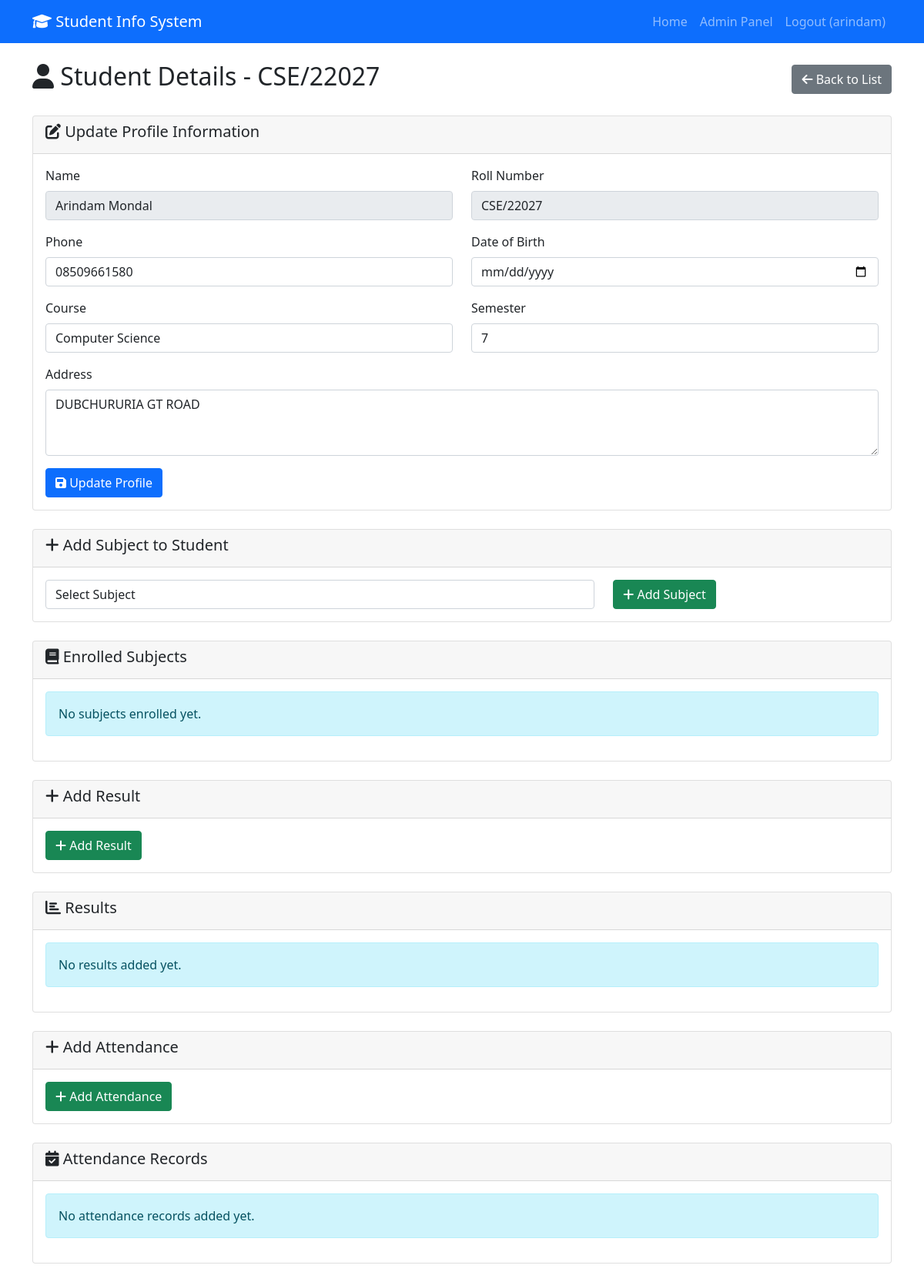
The page /admin-panel/student/2/ (signed in) on the database its author committed.
### main/models.py (models this page shows, shortened)
class StudentProfile(models.Model):
    user = models.OneToOneField(User, on_delete=models.CASCADE)
    roll_number = models.CharField(max_length=20, unique=True)
    phone = models.CharField(max_length=15, blank=True, null=True)
    address = models.TextField(blank=True, null=True)
    date_of_birth = models.DateField(blank=True, null=True)
    course = models.CharField(max_length=100, blank=True, null=True)
    semester = models.IntegerField(blank=True, null=True)
    profile_completed = models.BooleanField(default=False)
    created_at = models.DateTimeField(auto_now_add=True)
    updated_at = models.DateTimeField(auto_now=True)

### main/views.py (the view)
# urls.py: path('admin-panel/student/<int:student_id>/', views.student_detail, name='student_detail'),
@user_passes_test(is_staff_or_superuser)
def student_detail(request, student_id):
    student = get_object_or_404(StudentProfile, id=student_id)
    if request.method == 'POST':
        profile_form = StudentProfileForm(request.POST, instance=student)
        if profile_form.is_valid():
            student_profile = profile_form.save(commit=False)
            student_profile.profile_completed = True
            student_profile.save()
            messages.success(request, 'Student profile updated successfully!')
            return redirect('student_detail', student_id=student.id)
    else:
        profile_form = StudentProfileForm(instance=student)
    subjects = StudentSubject.objects.filter(student=student).select_related('subject')
    results = Result.objects.filter(student=student).select_related('subject')
    attendance_records = Attendance.objects.filter(student=student).select_related('subject')
    context = {
        'student': student,
        'profile_form': profile_form,
        'subjects': subjects,
        'results': results,
        'attendance_records': attendance_records,
        'all_subjects': Subject.objects.all(),
    }
    return render(request, 'admin_panel/student_detail.html', context)

### main/forms.py
class StudentProfileForm(forms.ModelForm):
    class Meta:
        model = StudentProfile
        fields = ['phone', 'address', 'date_of_birth', 'course', 'semester']
        widgets = {
            'date_of_birth': forms.DateInput(attrs={'type': 'date', 'class': 'form-control'}),
            'address': forms.Textarea(attrs={'rows': 3, 'class': 'form-control'}),
            'phone': forms.TextInput(attrs={'class': 'form-control'}),
            'course': forms.TextInput(attrs={'class': 'form-control'}),
            'semester': forms.NumberInput(attrs={'class': 'form-control'}),
        }

### main/views.py (called while the page is built)
def is_staff_or_superuser(user):
    return user.is_staff or user.is_superuser

### main/templates/admin_panel/student_detail.html (shortened to what this page needs)
{% extends 'base.html' %}
{% block content %}
<div class="row">
    <div class="col-md-12">
        <div class="d-flex justify-content-between align-items-center mb-4">
            <h2><i class="fas fa-user"></i> Student Details - {{ student.roll_number }}</h2>
            <a href="{% url 'student_list' %}" class="btn btn-secondary">
                <i class="fas fa-arrow-left"></i> Back to List
            </a>
        </div>
    </div>
</div>
<div class="row mb-4">
    <div class="col-md-12">
        <div class="card">
            <div class="card-header">
                <h5><i class="fas fa-edit"></i> Update Profile Information</h5>
            </div>
            <div class="card-body">
                <form method="post">
                    <div class="row">
                        <div class="col-md-6 mb-3">
                            <label class="form-label">Name</label>
                            <input type="text" class="form-control" value="{{ student.user.get_full_name }}" readonly>
                        </div>
                        <div class="col-md-6 mb-3">
                            <label class="form-label">Roll Number</label>
                            <input type="text" class="form-control" value="{{ student.roll_number }}" readonly>
                        </div>
                    </div>
                    <div class="row">
                        <div class="col-md-6 mb-3">
                            <label class="form-label">Phone</label>
                            {{ profile_form.phone }}
                        </div>
                        <div class="col-md-6 mb-3">
                            <label class="form-label">Date of Birth</label>
                            {{ profile_form.date_of_birth }}
                        </div>
                    </div>
                    <div class="row">
                        <div class="col-md-6 mb-3">
                            <label class="form-label">Course</label>
                            {{ profile_form.course }}
                        </div>
                        <div class="col-md-6 mb-3">
                            <label class="form-label">Semester</label>
                            {{ profile_form.semester }}
                        </div>
                    </div>
                    <div class="mb-3">
                        <label class="form-label">Address</label>
                        {{ profile_form.address }}
                    </div>
                    <button type="submit" class="btn btn-primary">
                        <i class="fas fa-save"></i> Update Profile
                    </button>
                </form>
            </div>
        </div>
    </div>
</div>
<div class="row mb-4">
    <div class="col-md-12">
        <div class="card">
            <div class="card-header">
                <h5><i class="fas fa-plus"></i> Add Subject to Student</h5>
            </div>
            <div class="card-body">
                <form method="post" action="{% url 'add_subject_to_student' student.id %}">
                    <div class="row">
                        <div class="col-md-8">
                            <select name="subject_id" class="form-control" required>
                                <option value="">Select Subject</option>
                            </select>
                        </div>
                        <div class="col-md-4">
                            <button type="submit" class="btn btn-success">
                                <i class="fas fa-plus"></i> Add Subject
                            </button>
                        </div>
                    </div>
                </form>
            </div>
        </div>
    </div>
</div>
<div class="row mb-4">
    <div class="col-md-12">
        <div class="card">
            <div class="card-header">
                <h5><i class="fas fa-book"></i> Enrolled Subjects</h5>
            </div>
            <div class="card-body">
                {% if subjects %}
                    <div class="table-responsive">
                        <table class="table table-striped">
                            <thead>
                                <tr>
                                    <th>Subject Code</th>
                                    <th>Subject Name</th>
                                    <th>Credits</th>
                                    <th>Enrolled Date</th>
                                </tr>
                            </thead>
                            <tbody>
                                {% for subject_enrollment in subjects %}
                                <tr>
                                    <td>{{ subject_enrollment.subject.code }}</td>
                                    <td>{{ subject_enrollment.subject.name }}</td>
                                    <td>{{ subject_enrollment.subject.credits }}</td>
                                    <td>{{ subject_enrollment.enrolled_date }}</td>
                                </tr>
                                {% endfor %}
                            </tbody>
                        </table>
                    </div>
                {% else %}
                    <div class="alert alert-info">No subjects enrolled yet.</div>
                {% endif %}
            </div>
        </div>
    </div>
</div>
<div class="row mb-4">
    <div class="col-md-12">
        <div class="card">
            <div class="card-header">
                <h5><i class="fas fa-plus"></i> Add Result</h5>
            </div>
            <div class="card-body">
                <form method="post" action="{% url 'add_result' student.id %}">
                    <button type="submit" class="btn btn-success">
                        <i class="fas fa-plus"></i> Add Result
                    </button>
                </form>
            </div>
        </div>
    </div>
</div>
<div class="row mb-4">
    <div class="col-md-12">
        <div class="card">
            <div class="card-header">
                <h5><i class="fas fa-chart-bar"></i> Results</h5>
            </div>
            <div class="card-body">
                {% if results %}
                    <div class="table-responsive">
                        <table class="table table-striped">
                            <thead>
                                <tr>
                                    <th>Subject</th>
                                    <th>Exam Type</th>
                                    <th>Marks</th>
                                    <th>Grade</th>
                                    <th>Date</th>
                                </tr>
                            </thead>
                            <tbody>
                                {% for result in results %}
                                <tr>
                                    <td>{{ result.subject.name }}</td>
                                    <td>{{ result.exam_type }}</td>
                                    <td>{{ result.marks_obtained }}/{{ result.total_marks }}</td>
                                    <td>
                                        <span class="badge {% if result.grade == 'A+' or result.grade == 'A' %}bg-success{% elif result.grade == 'B+' or result.grade == 'B' %}bg-warning{% else %}bg-danger{% endif %}">
                                            {{ result.grade }}
                                        </span>
                                    </td>
                                    <td>{{ result.exam_date }}</td>
                                </tr>
                                {% endfor %}
                            </tbody>
                        </table>
                    </div>
                {% else %}
                    <div class="alert alert-info">No results added yet.</div>
                {% endif %}
            </div>
        </div>
    </div>
</div>
<div class="row mb-4">
    <div class="col-md-12">
        <div class="card">
            <div class="card-header">
                <h5><i class="fas fa-plus"></i> Add Attendance</h5>
            </div>
            <div class="card-body">
                <form method="post" action="{% url 'add_attendance' student.id %}">
                    <button type="submit" class="btn btn-success">
                        <i class="fas fa-plus"></i> Add Attendance
                    </button>
                </form>
            </div>
        </div>
    </div>
</div>
<div class="row mb-4">
    <div class="col-md-12">
        <div class="card">
            <div class="card-header">
                <h5><i class="fas fa-calendar-check"></i> Attendance Records</h5>
            </div>
            <div class="card-body">
                {% if attendance_records %}
                    <div class="table-responsive">
                        <table class="table table-striped">
                            <thead>
                                <tr>
                                    <th>Subject</th>
                                    <th>Month</th>
                                    <th>Year</th>
                                    <th>Attended</th>
                                    <th>Total</th>
                                    <th>Percentage</th>
                                </tr>
                            </thead>
                            <tbody>
                                {% for attendance in attendance_records %}
                                <tr>
                                    <td>{{ attendance.subject.name }}</td>
                                    <td>{{ attendance.month }}</td>
                                    <td>{{ attendance.year }}</td>
                                    <td>{{ attendance.classes_attended }}</td>
                                    <td>{{ attendance.total_classes }}</td>
                                    <td>
                                        <span class="badge {% if attendance.attendance_percentage >= 80 %}bg-success{% elif attendance.attendance_percentage >= 60 %}bg-warning{% else %}bg-danger{% endif %}">
                                            {{ attendance.attendance_percentage }}%
                                        </span>
                                    </td>
                                </tr>
                                {% endfor %}
                            </tbody>
                        </table>
                    </div>
                {% else %}
                    <div class="alert alert-info">No attendance records added yet.</div>
                {% endif %}
            </div>
        </div>
    </div>
</div>
{% endblock %}

### main/templates/base.html (shortened to what this page needs)
<!DOCTYPE html>
<html lang="en">
<head>
    <link href="https://cdn.jsdelivr.net/npm/bootstrap@5.1.3/dist/css/bootstrap.min.css" rel="stylesheet">
    <link href="https://cdnjs.cloudflare.com/ajax/libs/font-awesome/6.0.0/css/all.min.css" rel="stylesheet">
</head>
<body>
    <nav class="navbar navbar-expand-lg navbar-dark bg-primary">
        <div class="container">
            <a class="navbar-brand" href="{% url 'home' %}">
                <i class="fas fa-graduation-cap"></i> Student Info System
            </a>
            <div class="navbar-nav ms-auto">
                <a class="nav-link" href="{% url 'home' %}">Home</a>
                {% if user.is_authenticated %}
                    {% if user.is_staff or user.is_superuser %}
                        <a class="nav-link" href="{% url 'admin_dashboard' %}">Admin Panel</a>
                    {% else %}
                        <a class="nav-link" href="{% url 'student_dashboard' %}">Dashboard</a>
                    {% endif %}
                    <a class="nav-link" href="#" onclick="handleLogout(event)">Logout ({{ user.username }})</a>
                {% else %}
                    <a class="nav-link" href="{% url 'student_login' %}">Login</a>
                    <a class="nav-link" href="{% url 'student_register' %}">Register</a>
                {% endif %}
            </div>
        </div>
    </nav>
    <div class="container mt-4">
        {% block content %}
        {% endblock %}
    </div>
</body>
</html>

### rows shown on the page
StudentProfile: roll_number "CSE/22027", user.get_full_name "Arindam Mondal", phone "08509661580", course "Computer Science", semester "7", address "DUBCHURURIA GT ROAD"

### other values the page prints
{{ user.username }} "arindam"
